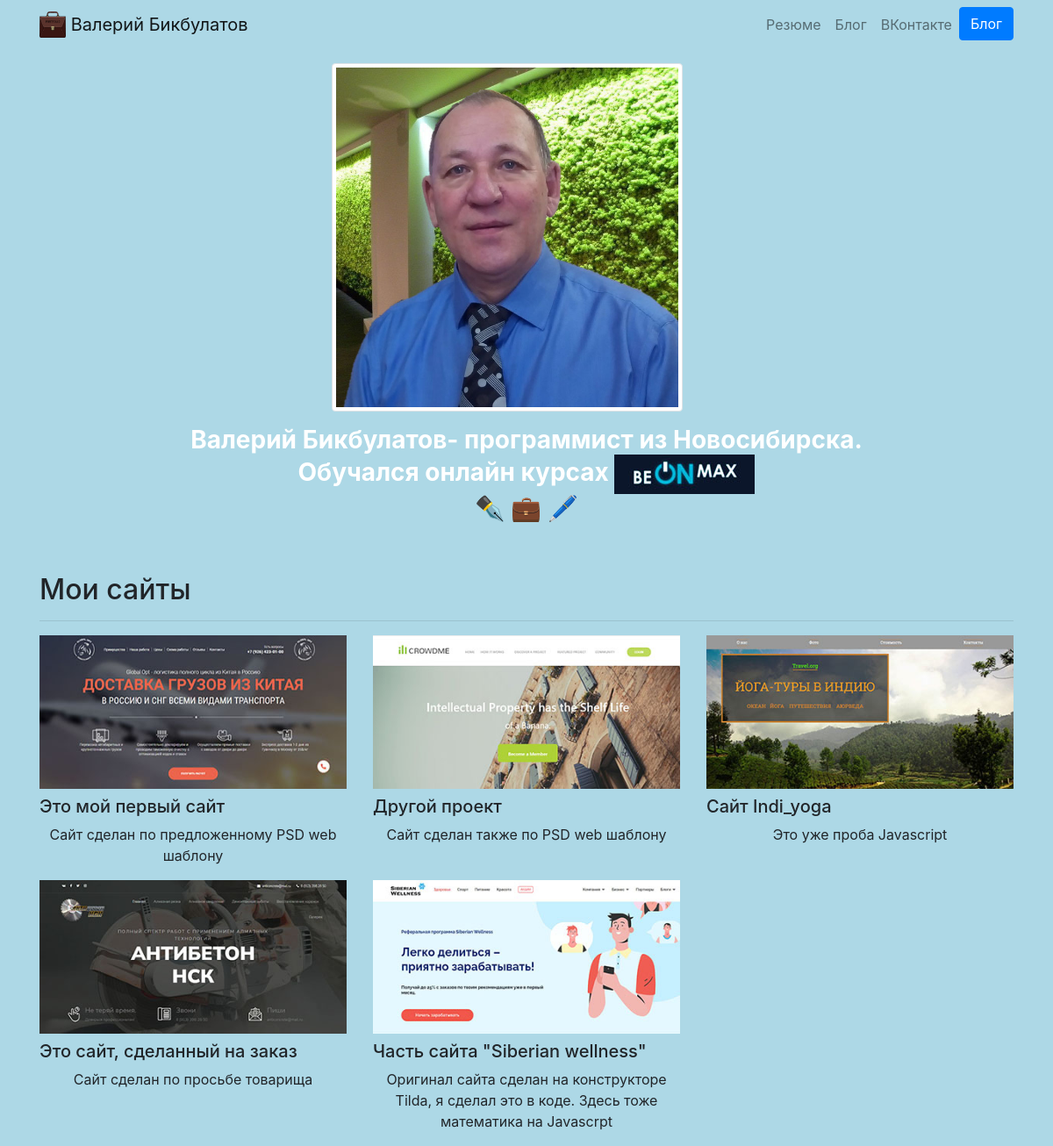
The page / on the database its author committed.
### portfolio/models.py (models this page shows)
class project(models.Model):    # БД django model связываем с нашей Model
    title= models.CharField(max_length=100)         # в заголовках нашейстраницы будет не более 100 символов
    description= models.CharField(max_length=250)   # в описаниях не более 250-
    image=models.ImageField(upload_to='portfolio/images')
    url= models.URLField(blank=True)

### portfolio/views.py (the view)
# urls.py: 2. Add a URL to urlpatterns:  path('', views.home, name='home')
def home(request):
    projects= project.objects.all()
    return render(request, 'portfolio/home.html', {'projects':projects})

### portfolio/templates/portfolio/home.html
{% extends "portfolio/base.html" %}
{% load static %}
{% block content %}
<link rel="stylesheet" href="{% static "portfolio/css/style.css" %}">
<div class="row justify-content-center my-3">
  <div class="col-5">
    <img src="{% static 'portfolio/images/I321.jpg' %}" class="img-fluid img-thumbnail" width=400 height=400 >
  </div>
</div>
<div class="row justify-content-center mb-3">
  <div class="col-md-9 text-center">
    <h3 id="hometext" class="font-weight-bold">
        Валерий Бикбулатов- программист из Новосибирска. <br>
        Обучался онлайн курсах
        <img src="{% static 'portfolio/images/beonmax.jpg' %}" class="img-fluid">
        <br>✒ 💼 🖊</h3>
  </div>
</div>
<h2 class="mt-5">Мои сайты</h2>
<hr>
<div class="row">
  {% for project in projects %}
  <div class="col-lg-4 col-md-6">
    {% if project.url %}
    <a href="{{ project.url }}">
      <img src="{{ project.image.url }}" class="img-fluid mb-2">
    </a>
    {% else %}
    <img src="{{ project.image.url }}" class="img-fluid mb-2">
    {% endif %}
    <h5>{{ project.title }}</h5>
    <p>{{ project.description }}</p>
  </div>
  {% endfor %}
</div>
{% endblock %}

### portfolio/templates/portfolio/base.html (shortened to what this page needs)
{% load static %}
<!doctype html>
<html lang="en-ru">
<head>
  <link rel="stylesheet" href="https://stackpath.bootstrapcdn.com/bootstrap/4.4.1/css/bootstrap.min.css">
  <link rel="stylesheet" href="{% static "portfolio/css/style.css" %}">
</head>
<body>
  <nav id="topNav" class="navbar navbar-expand-md navbar-light">
    <div class="container">
      <a class="navbar-brand" href="{% url 'home' %}">
        <img src="{% static "portfolio/icons/portfolio.png" %}" width="30" height="30" class="d-inline-block align-top" alt="Nick's Logo">
        <span>Валерий Бикбулатов</span>
      </a>
      <div class="collapse navbar-collapse text-center" id="navbarNav">
        <ul class="navbar-nav ml-auto">
          <li class="nav-item">
            <a class="nav-link" href="{% static "portfolio/Resume_Bikwal.pdf" %}">Резюме</a>
          </li>
          <li class="nav-item">
            <a class="nav-link" href="{% url 'blog:all_blogs' %}" class="btn btn-primary">Блог</a>
          </li>
          <li class="nav-item">
            <a class="nav-link" href="https://vk.com/bikbulatovvalery" target="_blank">ВКонтакте</a>
          </li>
          <li>
            <a role="button" href="{% url 'blog:all_blogs' %}" class="btn btn-primary">Блог</a>
          </li>
        </ul>
      </div>
    </div>
  </nav>
  <div class="container">
    {% block content %}{% endblock %}
  </div>
</body>
</html>

### portfolio/static/portfolio/css/style.css (style rules this page uses)
body { background-color: lightblue; }
h3 { color: white; text-align: center; }
p { text-align: center; font-size: 16px; }

### rows shown on the page
project: image (picture), title "Это мой первый сайт", description "Сайт сделан по предложенному PSD web шаблону"
project: image (picture), title "Другой проект", description "Сайт сделан также по PSD web шаблону"
project: image (picture), title "Сайт Indi_yoga", description "Это уже проба Javascript"
project: image (picture), title "Это сайт, сделанный на заказ", description "Сайт сделан по просьбе товарища"
project: image (picture), title "Часть сайта \"Siberian wellness\"", description "Оригинал сайта сделан на конструкторе Tilda, я сделал это в коде. Здесь тоже математика на Javascrpt"
